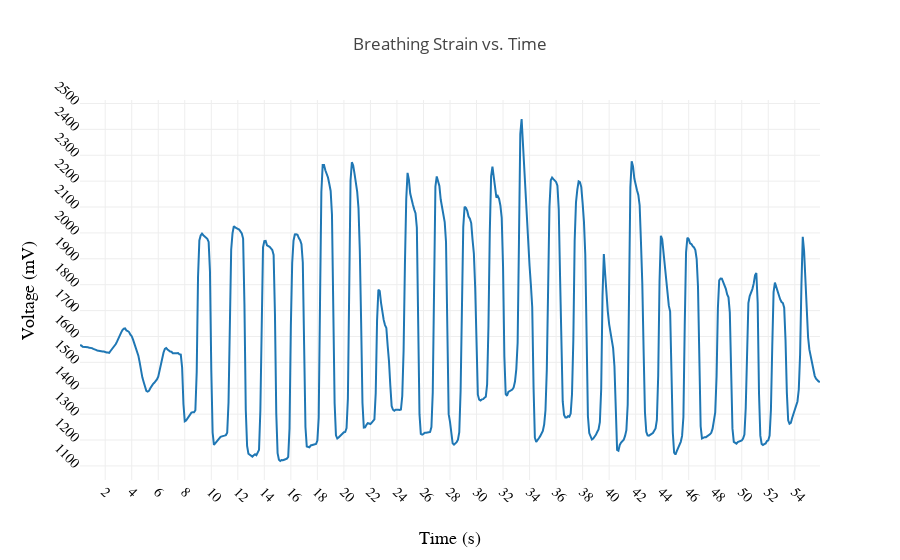

The notebook cell saved with this chart:
### Code cell
#Plot Breathing Data

traceRawBreathing = go.Scatter(x=breathingData.reltime,y=breathingData.value,name="Raw Breathing Signal")

#Specify Plot Layout
layout = go.Layout(
    
    title='Voltage in strain gauge vs. Time',
    xaxis=dict(
        title='Time (s)',
        titlefont=dict(
            family='Arial, sans-serif',
            size=18,
            color='black'
        ),
        showticklabels=True,
        tickangle=45,
        dtick=2,
        tickfont=dict(
            family='Old Standard TT, serif',
            size=14,
            color='black'
        ),
        exponentformat='e',
        showexponent='all'
    ),
    yaxis=dict(
        title='Voltage (mV)',
        titlefont=dict(
            family='Arial, sans-serif',
            size=18,
            color='black'
        ),
        showticklabels=True,
        tickangle=45,
        dtick=100,
        tickfont=dict(
            family='Old Standard TT, serif',
            size=14,
            color='black'
        ),
        exponentformat='e',
        showexponent='all'
    )
)
fig = go.Figure(data=[traceRawBreathing], layout=layout)
iplot(fig, filename='axes-labels')
#iplot([traceRawBreathing])

### Figure 1 — Plotly figure (JSON) as saved in the notebook; plotly's stock layout.template omitted (floating-point values rounded to 4 significant figures; data arrays with more than 128 entries replaced by an {"elided": "..."} marker saying what was removed)
{"data": [{"name": "Raw Breathing Signal", "type": "scatter", "uid": "abd4da1c-43e6-11e9-8055-f218984035f7", "x": {"elided": "559 float values"}, "y": {"elided": "559 int values"}}], "layout": {"title": "Breathing Strain vs. Time", "xaxis": {"dtick": 2, "exponentformat": "e", "showexponent": "all", "showticklabels": true, "tickangle": 45, "tickfont": {"color": "black", "family": "Old Standard TT, serif", "size": 14}, "title": "Time (s)", "titlefont": {"color": "black", "family": "Arial, sans-serif", "size": 18}}, "yaxis": {"dtick": 100, "exponentformat": "e", "showexponent": "all", "showticklabels": true, "tickangle": 45, "tickfont": {"color": "black", "family": "Old Standard TT, serif", "size": 14}, "title": "Voltage (mV)", "titlefont": {"color": "black", "family": "Arial, sans-serif", "size": 18}}}}
